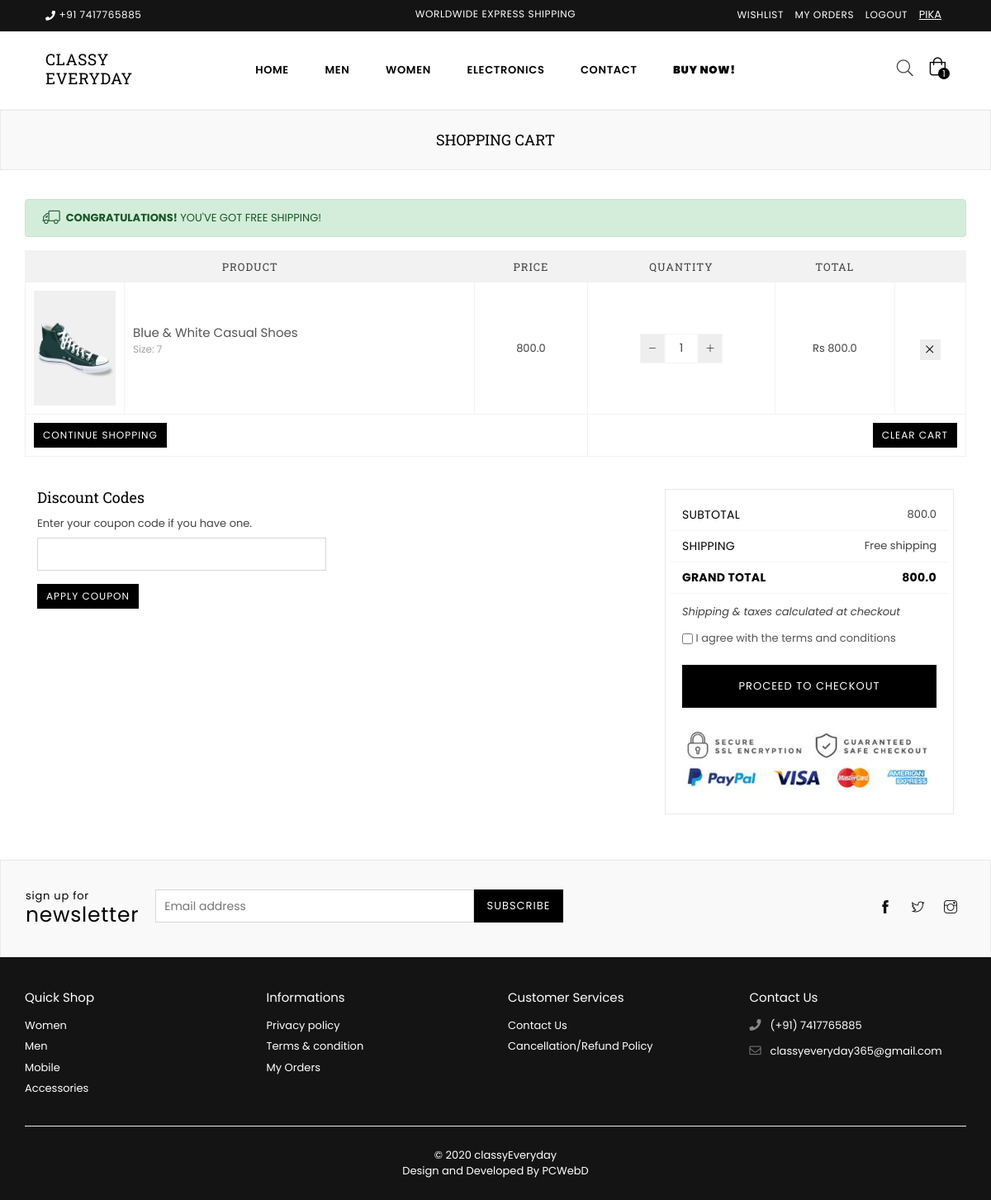
Page /classyeveryday/order-summary/ (signed in) on the committed database.
### classyeveryday/models.py (models this page shows, shortened)
class Order(models.Model):
    user = models.ForeignKey(settings.AUTH_USER_MODEL,on_delete=models.CASCADE)
    items = models.ManyToManyField(OrderItem)
    order_id = models.CharField(max_length=20, blank=True, null=True)
    start_date = models.DateTimeField(auto_now_add=True)
    ordered_date= models.DateTimeField()
    order_amount=models.FloatField( blank=True, null=True)
    ordered= models.BooleanField(default=False)
    coupon = models.ForeignKey(
        'Coupon', on_delete=models.SET_NULL, blank=True, null=True)
    shipping_address = models.ForeignKey(
        'Address', related_name='shipping_address', on_delete=models.SET_NULL, blank=True, null=True)
    billing_address = models.ForeignKey(
        'Address', related_name='billing_address', on_delete=models.SET_NULL, blank=True, null=True)
    payment = models.ForeignKey(
        'Payment', on_delete=models.SET_NULL, blank=True, null=True)
    being_delivered = models.BooleanField(default=False)
    received = models.BooleanField(default=False)
    def get_total(self):
        total = 0
        for order_item in self.items.all():
            total += order_item.get_final_price()
        if self.coupon:
            total -= self.coupon.amount
        return total

class OrderItem(models.Model):
    user = models.ForeignKey(settings.AUTH_USER_MODEL,on_delete=models.CASCADE)
    item= models.ForeignKey(Item, on_delete=models.CASCADE)
    ordered= models.BooleanField(default=False)
    quantity=models.IntegerField()
    size=models.CharField(max_length=5, blank=True, null=True)
    def get_total_discount_item_price(self):
        return self.quantity * self.item.discount_price
    def get_final_price(self):
        if self.item.discount_price:
            return self.get_total_discount_item_price()
        return self.get_total_item_price()

class Item(models.Model):
    title=models.CharField(max_length=50)
    price=models.FloatField()
    discount_price=models.FloatField()
    category=models.CharField(choices=CATEGORY_CHOICES, max_length=3)
    subcategory=models.CharField(choices=SUBCATEGORY_CHOICES,max_length=3)
    label=models.CharField(choices=LABEL_CHOICES, max_length=1,default='N')
    slug=models.SlugField()
    stock=models.CharField(choices=STOCK,max_length=10,default='IN')
    productimage=models.FileField()
    description=models.TextField()
    product_for=models.CharField(choices=GENDER_CHOICES, max_length=2,blank=True ,null=True)
    def get_absolute_url(self):
        return reverse("classyeveryday:productDetail", kwargs={
            'slug':self.slug
        })
    def get_remove_from_cart_url(self):
        return reverse("classyeveryday:remove-from-cart", kwargs={
            'slug':self.slug
        })

### classyeveryday/views.py (the view)
# urls.py: path('order-summary/', views.OrderSummaryView.as_view(), name='order-summary'),
class OrderSummaryView(View):
    def get(self, request, *args, **kwargs):
        if not request.user.is_authenticated:
            return render(request, 'classyeveryday/login.html')
        else:
            try:
                order = Order.objects.get(user=self.request.user, ordered=False)
                context = {
                    'object': order
                }
                return render(self.request, 'classyeveryday/cart.html', context)
            except ObjectDoesNotExist:
                messages.warning(self.request, "You do not have an active order")
                return redirect("classyeveryday:home")

### classyeveryday/templatetags/cart_template_tags.py (called while the page is built)
@register.filter
def cart_item_count(user):
    if user.is_authenticated:
        qs=Order.objects.filter(user=user,ordered=False)
        if qs.exists():
            return qs[0].items.count()
    return 0

### classyeveryday/templates/classyeveryday/cart.html (shortened to what this page needs)
{% extends "classyeveryday/basetemp.html" %}
{% block content%}
    {%load static%}
    <div id="page-content">
    	<div class="page section-header text-center">
			<div class="page-title">
        		<div class="wrapper"><h1 class="page-width">Shopping Cart</h1></div>
      		</div>
		</div>
        <div class="container">
        	<div class="row">
                <div class="col-12 col-sm-12 col-md-12 col-lg-12 main-col" style="//border:1px solid red">
                	<div class="alert alert-success text-uppercase" role="alert">
						<i class="icon anm anm-truck-l icon-large"></i> &nbsp;<strong>Congratulations!</strong> You've got free shipping!
					</div>
                	<form action="#" method="post" class="cart style2">
                		<table class="">
                            <thead class="cart__row cart__header">
                                <tr>
                                    <th colspan="2" class="text-center">Product</th>
                                    <th class="text-center">Price</th>
                                    <th class="text-center">Quantity</th>
                                    <th class="text-right">Total</th>
                                    <th class="action">&nbsp;</th>
                                </tr>
                            </thead>
                    		<tbody>
                                {% for order_item in object.items.all %}
                                <tr class="cart__row border-bottom line1 cart-flex border-top">
                                    <td class="cart__image-wrapper cart-flex-item">
                                        <a href="{{order_item.item.get_absolute_url}}"><img class="cart__image" src="{{order_item.item.productimage.url}}" alt="Elastic Waist Dress - Navy / Small"></a>
                                    </td>
                                    <td class="cart__meta small--text-left cart-flex-item">
                                        <div class="list-view-item__title">
                                            <a href="{{order_item.item.get_absolute_url}}">{{ order_item.item.title }}</a>
                                        </div>
                                        <div class="cart__meta-text">
                                            {% if order_item.size %}
                                                Size: {{order_item.size}}
                                            {%endif%}
                                        </div>
                                        <br>
                                    </td>
                                    <td class="cart__price-wrapper cart-flex-item" id="cart__price">
                                        <span class="money">{{ order_item.item.discount_price }}</span>
                                    </td>
                                    <td class="cart__update-wrapper cart-flex-item text-right">
                                        <div class="cart__qty text-center">
                                            <div class="qtyField">
                                                <a class="qtyBtn minus" href="{% url 'classyeveryday:remove-single-item-from-cart' order_item.item.slug %}"><i class="icon icon-minus"></i></a>
                                                <input class="cart__qty-input qty" type="text" name="updates[]" id="qty1" value="{{ order_item.quantity }}" pattern="[0-9]*">
                                                <a class="qtyBtn plus" href="{% url 'classyeveryday:add-qty-to-cart' order_item.item.slug %}"><i class="icon icon-plus"></i></a>
                                            </div>
                                        </div>
                                    </td>
                                    <td class="text-right cart-price">
                                        <span class="money">
                                            {% if order_item.item.discount_price %}
                                                Rs {{ order_item.get_total_discount_item_price }}
                                            {% else %}
                                                Rs {{ order_item.get_total_item_price }}
                                            {% endif %}
                                        </span>
                                    </td>
                                    <td class="text-center small--hide"><a href="{% url 'classyeveryday:remove-from-cart' order_item.item.slug%}" class="btn btn--secondary cart__remove" title="Remove tem"><i class="icon icon anm anm-times-l"></i></a></td>
                                </tr>
                                {% empty %}
                                <tr>
                                    <td colspan='5' align="center"><b>Your cart is empty</b>   </td>
                                </tr>
                                {%endfor%}
                            </tbody>
                    		<tfoot>
                                <tr>
                                    <td colspan="3" class="text-left"><a href="{% url 'classyeveryday:home'%}" class="btn btn-secondary btn--small cart-continue">Continue shopping</a></td>
                                    <td colspan="3" class="text-right">
	                                    <button type="submit" name="clear" class="btn btn-secondary btn--small  small--hide">Clear Cart</button>
                                    </td>
                                </tr>
                            </tfoot>
                    </table>
                    </form>
               	</div>
                <div class="container mt-4">
                    <div class="row">
                    	<div class="col-12 col-sm-12 col-md-4 col-lg-4 mb-4">
                        	<h5>Discount Codes</h5>
                            <form action="#" method="post">
                            	<div class="form-group">
                                    <label>Enter your coupon code if you have one.</label>
                                    <input type="text" name="coupon">
                                </div>
                                <div class="actionRow">
                                    <div><input type="button" class="btn btn-secondary btn--small" value="Apply Coupon"></div>
                                </div>
                            </form>
                        </div>
                        <div class="col-12 col-sm-12 col-md-4 col-lg-4 mb-4">
                        </div>
                        <div class="col-12 col-sm-12 col-md-4 col-lg-4 cart__footer">
                            <div class="solid-border">
                              <div class="row border-bottom pb-2">
                                <span class="col-12 col-sm-6 cart__subtotal-title">Subtotal</span>
                                <span class="col-12 col-sm-6 text-right">
                                    {% if object.get_total %}
                                    <span class="money">
                                        {{ object.get_total}}
                                    </span></span>
                              </div>
                              <div class="row border-bottom pb-2 pt-2">
                                <span class="col-12 col-sm-6 cart__subtotal-title">Shipping</span>
                                <span class="col-12 col-sm-6 text-right">Free shipping</span>
                              </div>
                              <div class="row border-bottom pb-2 pt-2">
                                <span class="col-12 col-sm-6 cart__subtotal-title"><strong>Grand Total</strong></span>
                                <span class="col-12 col-sm-6 cart__subtotal-title cart__subtotal text-right">
                                    <span class="money">
                                        {{ object.get_total}}
                                    </span></span>
                              </div>
                                {%endif%}
                              <div class="cart__shipping">Shipping &amp; taxes calculated at checkout</div>
                                <form action="{%url 'classyeveryday:checkout'%}" method="get">
                                  <p class="cart_tearm">
                                    <label>
                                      <input type="checkbox" required="required" name="tearm" class="checkbox" value="tearm" >
                                      I agree with the terms and conditions
                                    </label>
                                  </p>
                                    <input type="submit" name="checkout" id="cartCheckout" class="btn btn--small-wide checkout" value="Proceed To Checkout" >
                                 <div class="paymnet-img"><img src="{% static 'images/payment-img.jpg'%}" alt="Payment"></div>
                                </form>
                            </div>
                        </div>
                    </div>
                </div>
            </div>
        </div>
    </div>
{%endblock%}

### classyeveryday/templates/classyeveryday/navbar.html (shortened to what this page needs)
{% load cart_template_tags %}
{% load static %}
<div class="pageWrapper">
    <div class="top-header">
        <div class="container-fluid">
            <div class="row">
            	<div class="col-10 col-sm-8 col-md-5 col-lg-4">
                    <p class="phone-no" style="color:white"><i class="anm anm-phone-s"></i> +91 7417765885</p>
                </div>
                <div class="col-sm-4 col-md-4 col-lg-4 d-none d-lg-none d-md-block d-lg-block">
                	<div class="text-center"><p class="top-header_middle-text" style="color:white"> Worldwide Express Shipping</p></div>
                </div>
                <div class="col-2 col-sm-4 col-md-3 col-lg-4 text-right">
                    <ul class="customer-links list-inline">
                        <li><a href="{% url 'classyeveryday:wishlist'%}"  style="color:white">Wishlist</a></li>
                        {% if user.is_authenticated %}
                                <li><a href="{% url 'classyeveryday:order'%}" style="color:white">My Orders</a></li>
                                <li><a href="{% url 'classyeveryday:logout_user' %}" style="color:white">Logout</a></li>
                                <li style="color:white;text-decoration:underline">{{user.username}}</li>
                        {%else%}
                                <li><a href="{% url 'classyeveryday:login_user' %}" style="color:white">Login</a></li>
                                <li><a href="{% url 'classyeveryday:register' %}" style="color:white">Register</a></li>
                        {% endif %}
                    </ul>
                </div>
            </div>
        </div>
    </div>
    <div class="header-wrap animated d-flex border-bottom">
    	<div class="container-fluid">
            <div class="row align-items-center">
                <div class="logo col-md-2 col-lg-2 d-none d-lg-block">
                    <a href="{%url 'classyeveryday:home'%}" style="text-decoration:none">
                        <h2 class="pt-2">Classy Everyday</h2>
                    </a>
                </div>
                <div class="col-2 col-sm-3 col-md-3 col-lg-8">
                	<nav class="grid__item" id="AccessibleNav">
                        <ul id="siteNav" class="site-nav medium center hidearrow">
                            <li class="lvl1 parent megamenu"><a href="{% url 'classyeveryday:home'%}">Home </a></li>
                            <li class="lvl1 parent megamenu"><a href="#">Men </a>
                            </li>
                            <li class="lvl1 parent megamenu"><a href="#">Women </a>
                            </li>
                            <li class="lvl1 parent megamenu"><a href="#">Electronics</a>
                        </li>
                        <li class="lvl1 parent dropdown"><a href="{% url 'classyeveryday:contact'%}">Contact </a></li>
                        <li class="lvl1"><a href="#"><b>Buy Now!</b> </a></li>
                      </ul>
                    </nav>
                </div>
                <div class="col-4 col-sm-3 col-md-3 col-lg-2">
                	<div class="site-cart">
                    	<a href="#" class="site-header__cart" title="Cart">
                        	<i class="icon anm anm-bag-l"></i>
                            <span id="CartCount" class="site-header__cart-count" data-cart-render="item_count">{{ request.user|cart_item_count }}</span>
                        </a>
                    </div>
                    <div class="site-header__search">
                    	<button type="button" class="search-trigger"><i class="icon anm anm-search-l"></i></button>
                    </div>
                </div>
        	</div>
        </div>
    </div>
</div>

### rows in the picture
OrderItem: item.productimage (picture), item "Blue & White Casual Shoes", size "7", item.discount_price "800.0", quantity "1", get_total_discount_item_price "800.0"
Order: get_total "800.0"

### other values in the picture
{{ user.username }} "PIKA"
{{ request.user|cart_item_count }} "1"
